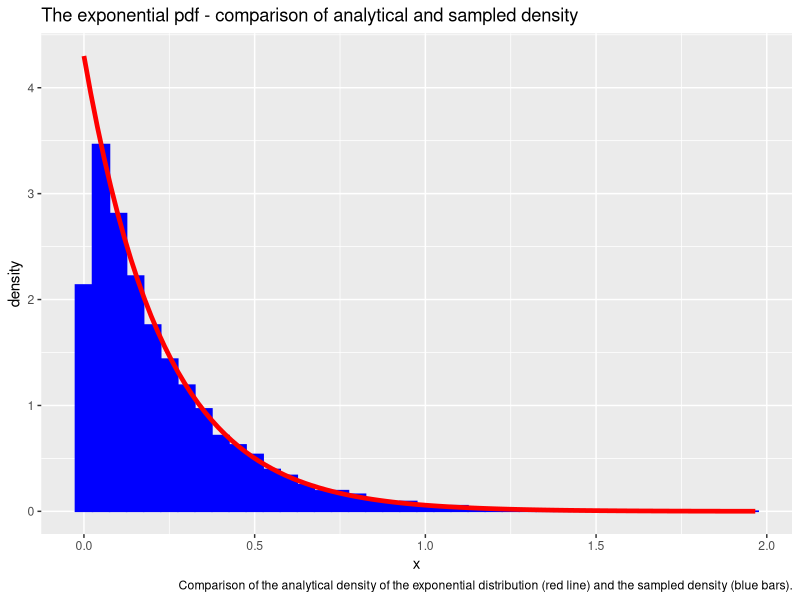
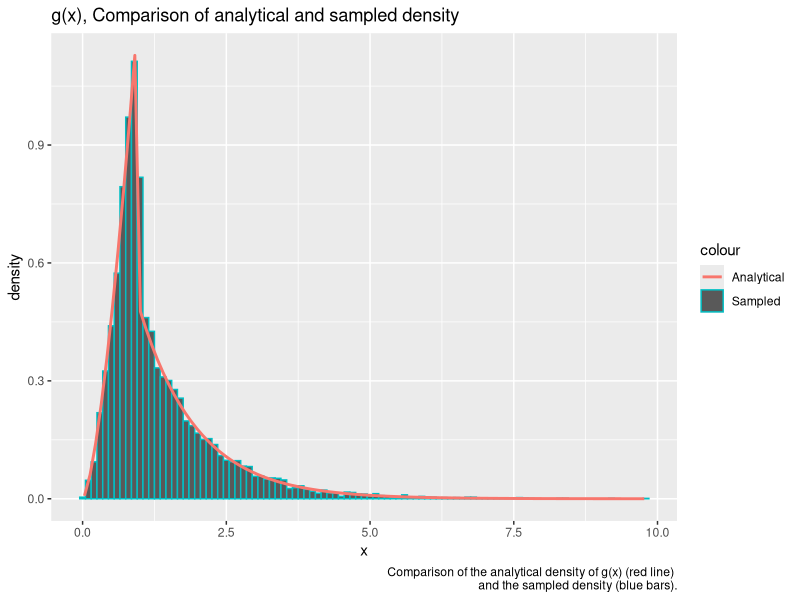
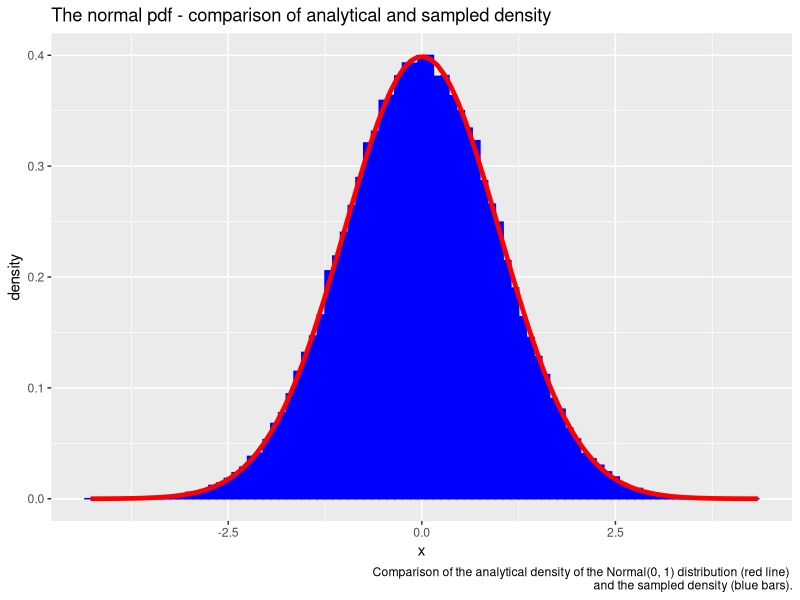
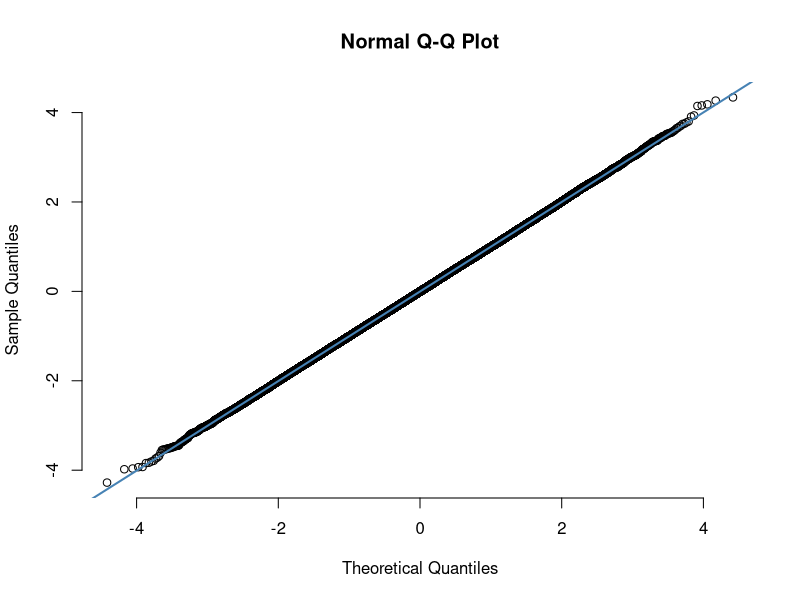
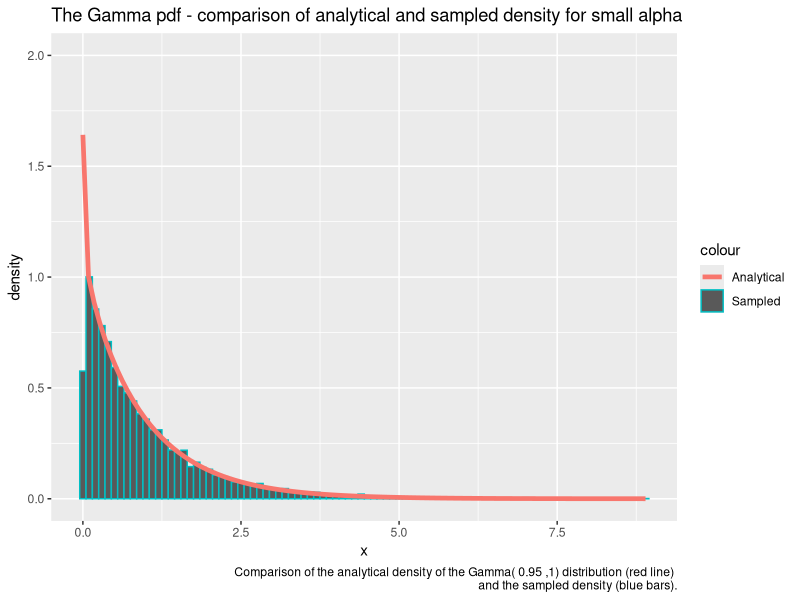
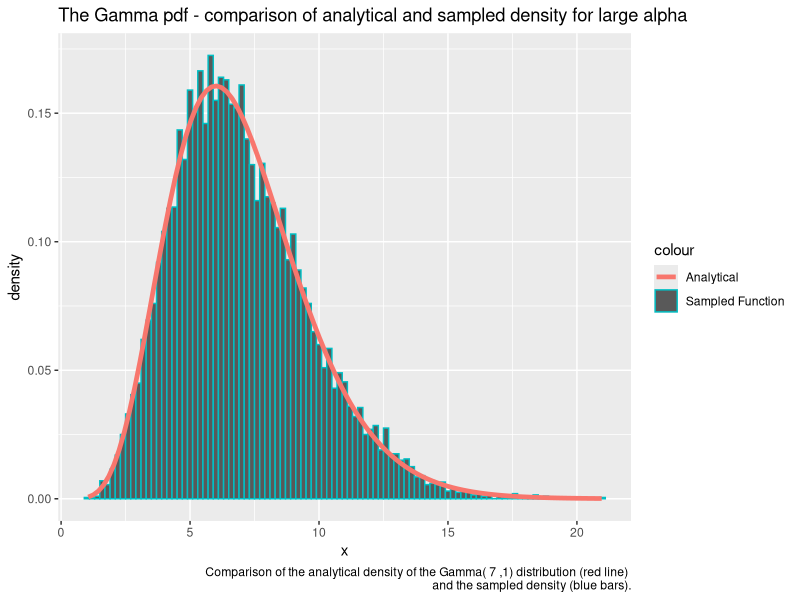
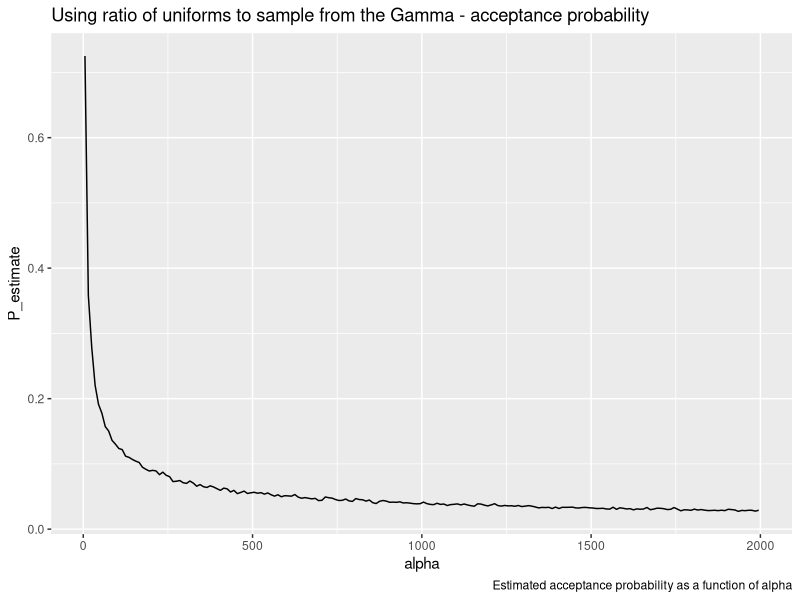
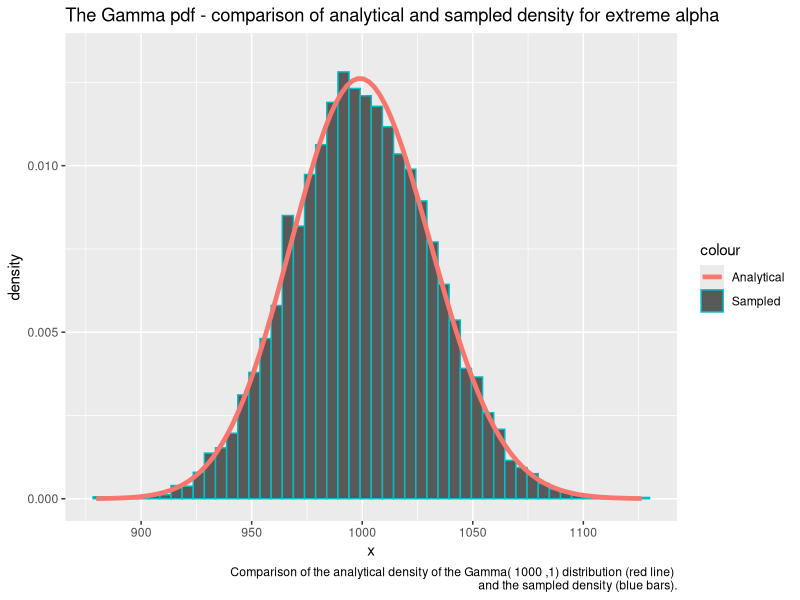

Here is the R script that generated these plots, in order:
## ---- chunk 1
library(formatR)
showsol <- FALSE
library(knitr)
opts_chunk$set(tidy.opts = list(width.cutoff = 68), tidy = TRUE, warning = FALSE, error = FALSE, message = FALSE, echo = TRUE)
## ---- chunk 2
library(ggplot2)
exponential<- function(lambda, n=1){
  u = runif(n)
  x = -1/lambda*log(u)
  return(x)
}
## ---- chunk 3
n = 10000
lambda = 4.300
x = exponential(lambda,n)
cat('Theoretical mean: ', 1/lambda,' Computed mean: ', mean(x),'\n')
cat('Theoretical variance: ', 1/lambda^2, ' Computed variance: ', var(x))
## ---- chunk 4
y = rexp(n, lambda)
rfunc = data.frame(value = y)
ourfunc = data.frame(value = x)
rfunc$type = 'R function'
ourfunc$type = 'Our function'
df = rbind(rfunc,ourfunc)
#ggplot(df, aes(value, fill = type)) + 
#   geom_histogram(alpha = 0.5, aes(y = ..density..), binwidth = 0.05, position = 'identity') + ggtitle("Our function vs. R function densities")
df2 <- data.frame(theo=seq(0,max(x),length.out=n), value=x)

ggplot(df2, aes(x = value)) + geom_histogram(aes(y = ..density..), binwidth=0.05, fill = 'blue', color = 'blue') + stat_function(fun=dexp,geom = "line",size=1.6,col="red",args = (mean=lambda)) + ggtitle("The exponential pdf - comparison of analytical and sampled density") + labs(x='x', y='density', caption='Comparison of the analytical density of the exponential distribution (red line) and the sampled density (blue bars).')
## ---- chunk 5
g = function(x, alpha){
  c = alpha*exp(1)/(alpha+exp(1))
  result = vector(length = length(x))
  result[x<1.] = sapply(x[x<1.], function(x) c*x^(alpha - 1))
  result[x>=1.] = sapply(x[x>=1.], function(x) c*exp(-x))
  return(as.double(result))
}

G_inv = function(n, alpha){
  c = alpha*exp(1)/(alpha+exp(1))
  u = runif(n)
  result = vector(length = n)
  result[u < c/alpha] = (alpha/c * u[u < c/alpha])^(1/alpha)
  result[u >= c/alpha] = -log(1/alpha + exp(-1) - u[u >= c/alpha]/c)
  return(result)
}

alpha = 2.5
n = 10000
xsamples = G_inv(n, alpha)
c = alpha*exp(1)/(alpha+exp(1))
mean = c/(alpha+1) + 2*c/exp(1)
cat('Theoretical mean: ', mean, ' Sampled mean: ', mean(xsamples))
## ---- chunk 6
variance = c/(alpha+2)+5*c/exp(1) - mean^2
cat('Theoretical variance: ', variance, ' Sampled variance: ', var(xsamples))
## ---- chunk 7
df2 <- data.frame(theo=seq(0,max(xsamples),length.out=n), value=xsamples)
ggplot(df2, aes(x = value)) + geom_histogram(aes(y = ..density.., color='Sampled'), binwidth=0.1) + stat_function(fun=g,geom = "line",size=1., args = (mean=alpha), alpha=1., aes(color="Analytical")) + ggtitle("g(x), Comparison of analytical and sampled density") + labs(x='x', y='density', caption=paste('Comparison of the analytical density of g(x) (red line) \n and the sampled density (blue bars).'))
## ---- chunk 8
normal <- function(n){
  x_1 <- runif(n/2)
  x_2 <- exponential(1/2, n/2)
  y_1 <- sqrt(x_2)*cos(2*pi*x_1)
  y_2 <- sqrt(x_2)*sin(2*pi*x_1)
  y <- c(y_1,y_2)
  return(y)
}
## ---- chunk 9
n = 100000
x <- normal(n)
cat('Theoretical mean: ', 0,' Computed mean: ', mean(x),'\n')
cat('Theoretical variance: ', 1, ' Computed variance: ', var(x))
## ---- chunk 10
df2 <- data.frame(theo=seq(0,max(x),length.out=n), value=x)
ggplot(df2, aes(x = value)) + geom_histogram(aes(y = ..density..), binwidth=0.1, col = 'blue', fill = 'blue') + stat_function(fun=dnorm,geom = "line",size=1.6,col="red",args = list(mean=0, sd = 1)) + ggtitle("The normal pdf - comparison of analytical and sampled density") + labs(x='x', y='density', caption=paste('Comparison of the analytical density of the Normal(0, 1) distribution (red line) \n and the sampled density (blue bars).'))

qqnorm(x, pch = 1, frame = FALSE)
qqline(x, col = "steelblue", lwd = 2)
## ---- chunk 11
normal_d <- function(d, mu, sigma){
  x <- normal(d)
  y <- mu + t(chol(sigma))%*%x
  return(y)
}
## ---- chunk 12
d = 2
n = 100000
mu = c(1,2)
sigma = matrix(c(2.5,3,3,10),ncol=2,nrow=2)
sample = matrix(NA, ncol = d, nrow = n)
for (i in 1:n){
  sample[i,] <- normal_d(d,mu,sigma)
}
average = apply(sample, 2,mean)
cat('Mean vector: \n')
average
covmat = cov(sample)
cat('Covariance matrix: \n')
covmat
## ---- chunk 13
library(nortest)
ad.test(sample[,1])
ad.test(sample[,2])
## ---- chunk 14
small_gamma = function(alpha, n=1){
  result = vector()
  iter = 0
  sampled = 0
  c = 1/(gamma(alpha)) * (1/alpha + exp(-1))
  
  while(sampled < n){

    #sample from g(x)
    uniform2 = runif(n)
    x = G_inv(n, alpha)
    #compute the acceptance probabilites
    probs = dgamma(x, alpha, rate=1) / (c * as.double(g(x, alpha)))
    #append samples where u < f(x) / c g(x)
    result = append(result, x[uniform2 <= probs])
    #increase counters
    sampled = sampled + sum(uniform2 <= probs)
    iter = iter + n
  }
  
  iter = iter - length(result) + n
  
  return(list(samples = result[seq(1:n)], iter = iter))
}
## ---- chunk 15
alpha = 0.95
G1 <- small_gamma(alpha, 10000)
df12 = data.frame(G1)

cat('Theoretical mean: ', alpha,' Computed mean: ', mean(G1$samples),'\n')
cat('Theoretical variance: ', alpha, ' Computed variance: ', var(G1$samples))
## ---- chunk 16
ggplot(data=df12, aes(x=samples)) + geom_histogram(data=df12, aes(x=samples, y=..density.., color="Sampled"), binwidth=0.1) +  stat_function(fun=dgamma, geom = "line",size=1.6, args = list(shape=alpha, rate=1), aes(x=samples, color = "Analytical")) + ggtitle("The Gamma pdf - comparison of analytical and sampled density for small alpha") + ylim(0. ,2.0) + labs(x='x', y='density', caption=paste('Comparison of the analytical density of the Gamma(', alpha, ',1) distribution (red line) \n and the sampled density (blue bars).'))

## ---- chunk 17
large_gamma <- function(alpha, n=1){
  #log transformations of a and b+
  loga = 1/2 * (alpha - 1) * (log(alpha - 1) - 1)
  logb = 1/2 * (alpha + 1) * (log(alpha + 1) - 1)
  result = vector(mode="numeric")
  
  i = 0
  iter = 0
  while (i < n){
    iter = iter + 1 
    log_x_1 = loga + log(runif(1))
    log_x_2 = logb + log(runif(1))
    #equivalent condition of (x_1, x_2) in C_f
    if (2*log_x_1 <= (alpha - 1)*(log_x_2 - log_x_1) - exp(log_x_2 - log_x_1)){
      result = append(result, exp(log_x_2 - log_x_1))
      i = i + 1
    }
    else{}
  }
  list(samples = result, iter = iter)
}
## ---- chunk 18
alpha = 7.
G2 = large_gamma(alpha, 10000)
cat('Theoretical mean: ', alpha,' Computed mean: ', mean(G2$samples),'\n')
cat('Theoretical variance: ', alpha, ' Computed variance: ', var(G2$samples))
## ---- chunk 19
df16 = data.frame(data=G2)

ggplot(df16, aes(x=data.samples)) + geom_histogram(data=df16, aes(x = data.samples, y=..density.., color="Sampled Function"), binwidth=0.2) + stat_function(fun=dgamma,geom = "line",size=1.6,aes(color='Analytical'),args = list(shape=alpha, rate = 1)) + ggtitle("The Gamma pdf - comparison of analytical and sampled density for large alpha") + labs(x='x', y='density', caption=paste('Comparison of the analytical density of the Gamma(', alpha, ',1) distribution (red line) \n and the sampled density (blue bars).'))
## ---- chunk 20
iterations = c()

for (alpha in seq(2, 2000, 10)){
  #Sample 1000 gamma variables for a particular alpha
  G = large_gamma(alpha, 1000)
  #Iter is here the average over all 1000 samples
  iterations = append(iterations, G$iter)
}

df15 = data.frame(alpha = seq(5, 2000, 10), P_estimate = 1000/iterations)

ggplot(df15, aes(x = alpha, y = P_estimate)) + geom_line() + ggtitle("Using ratio of uniforms to sample from the Gamma - acceptance probability") + labs(caption='Estimated acceptance probability as a function of alpha')
## ---- chunk 21
gamma2 = function(alpha, beta=1, n  = 1){
  if (alpha == 1.0){
    return(list(samples = exponential(beta, n), iter = n))
  }
  else if (alpha <= 1){
    G = small_gamma(alpha, n)
    G$samples = G$samples / beta
    return(G)
  }
  else if (alpha > 1){
    G = large_gamma(alpha, n)
    G$samples = G$samples / beta
    return(G)
  }
}

alpha = 1000
beta = 1

G = gamma2(alpha, beta, 10000)

df17 <- data.frame(G)

histo = hist(G$samples, plot=F)
ggplot(df17, aes(x = samples)) + geom_histogram(aes(y = ..density.., color='Sampled'), bins=50) + stat_function(fun=dgamma,geom = "line",size=1.6,aes(color='Analytical'),args = list(shape=alpha, rate=beta)) + ggtitle("The Gamma pdf - comparison of analytical and sampled density for extreme alpha") + ylim(0, 1.1*max(histo$density)) + labs(x='x', y='density', caption=paste('Comparison of the analytical density of the Gamma(', alpha, ',1) distribution (red line) \n and the sampled density (blue bars).'))
## ---- chunk 22
library(MCMCpack)
get_gamma_samples <- function(alpha){
  return(gamma2(alpha)$samples)
}

dirichlet <- function(alpha){
  z<- sapply(alpha,get_gamma_samples)
  x <- z/sum(z)
  return(x)
}
## ---- chunk 23
k = 5
n = 20000
x <- matrix(NA, ncol = k, nrow = n)
alpha <- exponential(1,k)
for (i in 1:n){
  x[i,] <- dirichlet(alpha)
}
cat('Theoretical mean: ', alpha/sum(alpha),'\n','Computed mean: ', apply(x,2,mean),'\n')
cat('Theoretical variance: ', alpha*(sum(alpha)-alpha)/(sum(alpha)^2*(sum(alpha)+1)),'\n', 'Computed variance: ', apply(x,2,var))
## ---- chunk 24
n <- 10000
alpha <- rep(1,k)
x <- matrix(NA, ncol = k, nrow = n)
for (i in 1:n){
  x[i,] <- dirichlet(alpha)
}
y <- as.vector(rdirichlet(n,alpha))
rfunc = data.frame(value = y)
ourfunc = data.frame(value = as.vector(x))
rfunc$type = 'R function'
ourfunc$type = 'Our function'
df = rbind(rfunc,ourfunc)
ggplot(df, aes(value, fill = type)) + 
   geom_histogram(alpha = 0.5, aes(y = ..density..), position = 'identity') + ggtitle('Comparison of Dirichlet samplers') + labs(x='x', y='density', caption=paste('Comparison of the sampled density of x_k\n sampled from our dirichlet sampler (red bars) and the sampler from MCMpack (blue bars)'))
## ---- chunk 25
df2 <- data.frame(theo=seq(0,max(x[,1]),length.out=n), value=x[,1])
ggplot(df2, aes(x = value)) + geom_histogram(aes(y = ..density..), 
      binwidth = 0.005,fill = 'blue', color = 'blue') + stat_function(fun=dbeta,geom = "line",size=1.6,col="red",args = list(shape1=1,shape2=k-1)) + ggtitle("Our function vs. analytical density") + labs(x='x', y='density', caption=paste('Comparison of the sampled density of x_1 sampled from our dirichlet sampler (blue bars) and the Beta distribution (red line)'))
## ---- chunk 26
f <- function(x){
  return((2+x)^125*(1-x)^38*x^34)
}

optimum = optimize(f,c(0,1),maximum = TRUE)

draw_samples <- function(n){
  samples <- rep(NA,n)
  iter = 0
  for (i in 1:n){
    finish = 0
    while(finish ==0){
      iter = iter + 1
      x_sample <- runif(1)
      alpha <- f(x_sample)/optimum$objective
      u = runif(1)
      if (u <=alpha){
        samples[i] <- x_sample
        finish <- 1
      }
    }
  }
  return(list(samples = samples, iterations = iter))
}
## ---- chunk 27
n = 10000
g <- function(x){
  return(f(x)*x)
}
f_density <- function(x){return(f(x)/integrate(f,0,1)$value)}
y <- draw_samples(n)
cat("Computed mean: ", sum(y$samples)/n, '\n')
cat("Theoretical mean: ", integrate(g,0,1)$value/integrate(f,0,1)$value, '\n')
df <- data.frame(theo=seq(0,1,length.out=n), value=y$samples)
ggplot(df, aes(x = value)) + geom_histogram(aes(y = ..density..), binwidth=0.001, col = 'blue', fill = 'blue') + stat_function(fun=f_density,geom = "line",size=1.6,col="red") + ggtitle("Comparison of analytical and sampled density") + xlim(0,1) + geom_segment(x = sum(y$samples)/n, xend = sum(y$samples)/n, y = 0, yend = 100, col = "green", size = 1.2, linetype = "longdash") + labs(x='x', y='density', caption=paste('Comparison of the sampled density of x_k sampled from our dirichlet sampler (red bars) and the sampler from MCMpack (blue bars)'))
## ---- chunk 28
cat("Average random numbers generated: ", y$iterations/n, '\n')
cat("Theoretical expected number: ", optimum$objective/integrate(f,0,1)$value)
## ---- chunk 29
unscaled_posterior_target = function(x){
  return(f_density(x)*dbeta(x, 1, 5))
}

NC_posterior = integrate(unscaled_posterior_target, 0, 1)$value

posterior_target = function(x){
  return(unscaled_posterior_target(x) / NC_posterior) 
}

posterior_target_mean_density = function(x){
  return(x * posterior_target(x))
}

theoretical_mean = integrate(posterior_target_mean_density, 0, 1)$value

weights = posterior_target(y$samples) / f_density(y$samples)
posterior_mean = sum(y$samples*weights) / (n)
cat("IS posterior mean estimate:", posterior_mean, "\n")
cat("Analytical posterior mean:", theoretical_mean)
## ---- chunk 30
unscaled_weights = unscaled_posterior_target(y$samples) / f(y$samples)
posterior_mean_SN = sum(y$samples*unscaled_weights) / (sum(unscaled_weights))

cat("self-normalizing IS posterior mean estimate:", posterior_mean_SN, "\n")
cat("Analytical posterior mean:", theoretical_mean)
## ---- chunk 31
dbeta2 = function(x){
  return(dbeta(x, 1, 5))
}
est = sum(y$samples)/n
cat(paste('Mass left of x =',est,':', integrate(dbeta2, 0, est)$value))
